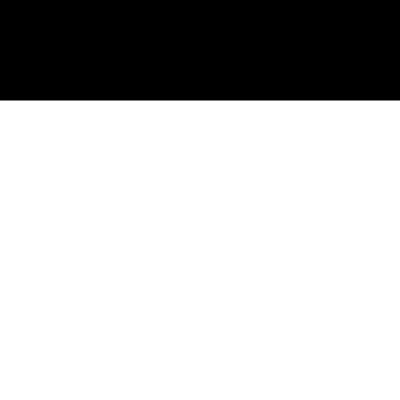
Frame 1 (no input)
Frame 60 (no input): identical to frame 1, image omitted
Frame 120 (the mouse pressed at the canvas centre since frame 60): identical to frame 1, image omitted

The p5.js sketch that drew this single still picture (run headless with seeded random() and noise() and a simulated clock; from frame 60 on, the mouse is pressed at the canvas centre):

// p5.js sketch
// ── sketch.js
// draw a calculator on screen
// with buttons and a display

// declare variables
function setup()
{
    // create a canvas
    createCanvas(400, 400);

    // set the background color
    background(255, 255, 255);

    // draw the calculator
    drawCalculator();
    
}

// draw the calculator
function drawCalculator()
{
    // draw the display
    fill(0, 0, 0);
    rect(0, 0, 400, 100);
    
    // draw the buttons for the calculator using createButton()
    // createButton("text", x, y, width, height);
    createButton("1", 0, 100, 100, 100);
    createButton("2", 100, 100, 100, 100);
    createButton("3", 200, 100, 100, 100);
    createButton("4", 300, 100, 100, 100);
    createButton("5", 0, 200, 100, 100);
    createButton("6", 100, 200, 100, 100);
    createButton("7", 200, 200, 100, 100);
    createButton("8", 300, 200, 100, 100);
    createButton("9", 0, 300, 100, 100);
    createButton("0", 100, 300, 100, 100);
    createButton("+", 200, 300, 100, 100);
    createButton("-", 300, 300, 100, 100);
    createButton("*", 0, 400, 100, 100);
    createButton("/", 100, 400, 100, 100);
    createButton("=", 200, 400, 100, 100);
    createButton("C", 300, 400, 100, 100);
}

function draw()
{
    
}

function mousePressed()
{
    
}
